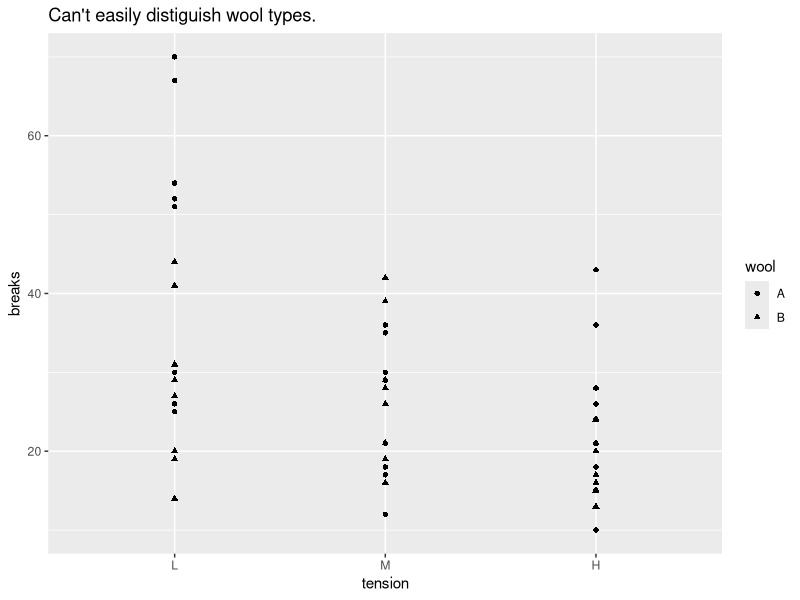
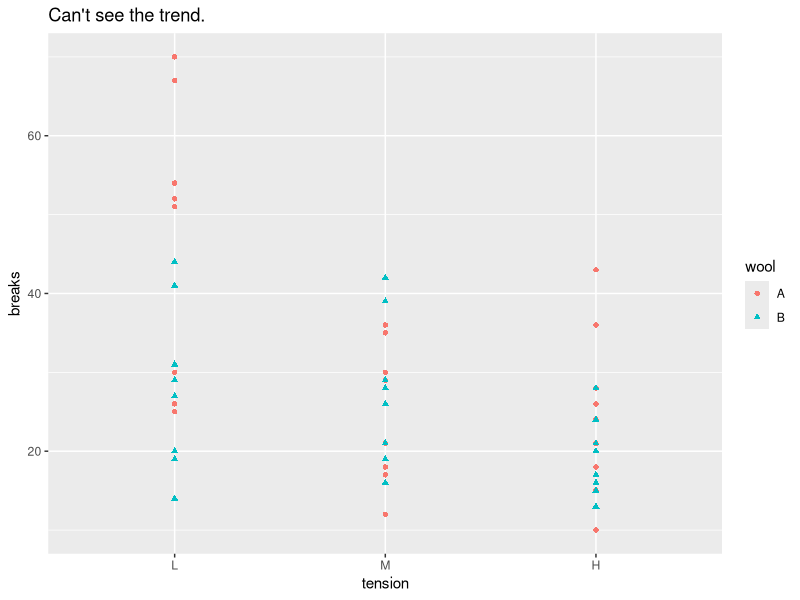
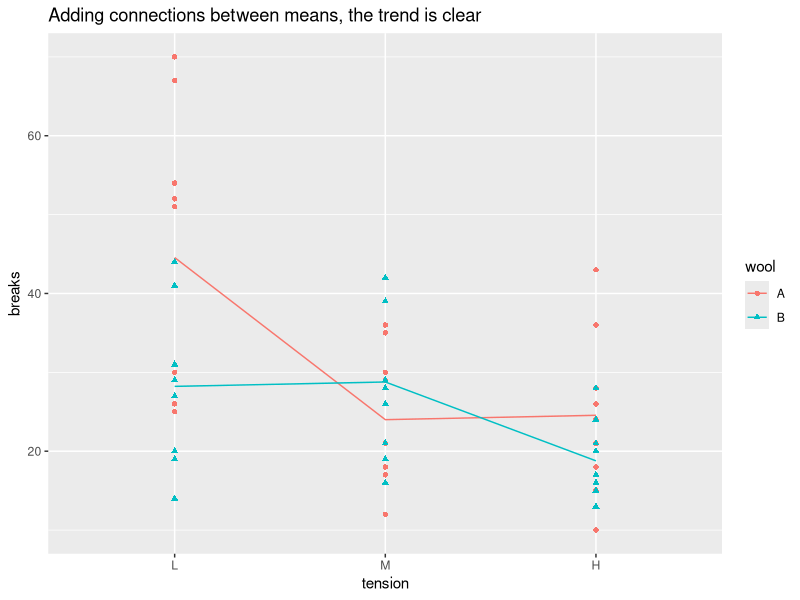
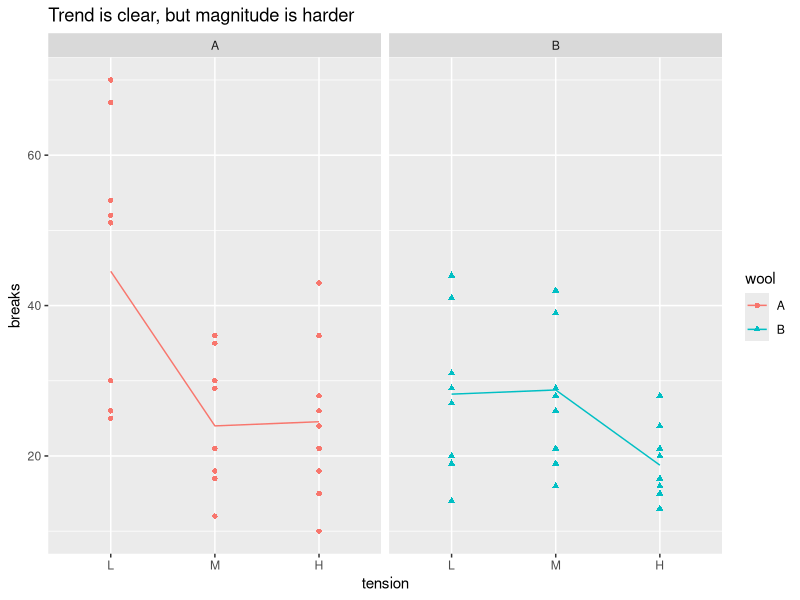

Source code (R) for these figures, in order:
## ---- chunk 1
library(ggplot2)
library(dplyr)
means <- warpbreaks %>% group_by(tension, wool) %>% 
  summarize(breaks=mean(breaks))
                                                              
ggplot( warpbreaks, aes(x=tension, y=breaks, shape=wool)) +
  geom_point() +
  ggtitle( "Can't easily distiguish wool types.")
  
ggplot( warpbreaks, aes(x=tension, y=breaks, shape=wool, color=wool)) +
  geom_point() +
  ggtitle( "Can't see the trend.")

ggplot( warpbreaks, aes(x=tension, y=breaks, color=wool)) +
  geom_point(aes(shape=wool)) +
  geom_line(data=means, aes(x=as.numeric(tension), y=breaks)) +
  ggtitle( "Adding connections between means, the trend is clear")

ggplot( warpbreaks, aes(x=tension, y=breaks, color=wool)) +
  geom_point(aes(shape=wool)) +
  geom_line(data=means, aes(x=as.numeric(tension), y=breaks)) +
  facet_grid(. ~ wool) +
  ggtitle( "Trend is clear, but magnitude is harder")
